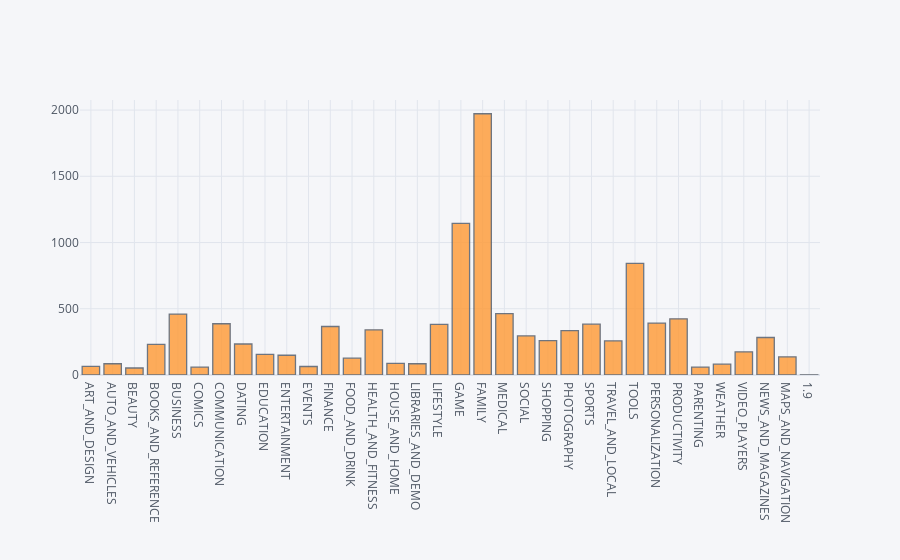

Notebook code cell kept with this figure:
### Code cell
google_data['Category'].iplot(kind='hist')
#1.9 is not a category

### Figure 1 — Plotly figure (JSON) as saved in the notebook; plotly's stock layout.template omitted (floating-point values rounded to 4 significant figures; data arrays with more than 128 entries replaced by an {"elided": "..."} marker saying what was removed)
{"data": [{"histfunc": "count", "histnorm": "", "marker": {"color": "rgba(255, 153, 51, 1.0)", "line": {"color": "#4D5663", "width": 1.3}}, "name": "Category", "opacity": 0.8, "orientation": "v", "type": "histogram", "x": {"elided": "10841 str values"}}], "layout": {"barmode": "overlay", "legend": {"bgcolor": "#F5F6F9", "font": {"color": "#4D5663"}}, "paper_bgcolor": "#F5F6F9", "plot_bgcolor": "#F5F6F9", "title": {"font": {"color": "#4D5663"}}, "xaxis": {"gridcolor": "#E1E5ED", "showgrid": true, "tickfont": {"color": "#4D5663"}, "title": {"font": {"color": "#4D5663"}, "text": ""}, "zerolinecolor": "#E1E5ED"}, "yaxis": {"gridcolor": "#E1E5ED", "showgrid": true, "tickfont": {"color": "#4D5663"}, "title": {"font": {"color": "#4D5663"}, "text": ""}, "zerolinecolor": "#E1E5ED"}}}
